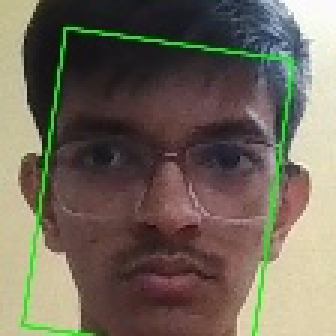
#> input picture face_db/students/23CS001/aligned/aligned_img_01.jpg, 112 x 112 px, found by its file name (shown 3 times larger); its folder holds only this picture in this run
$ python recognize_two_step.py   (older library calls are emulated)
#> lines starting #> are read from the running program, lines starting #| are printed output that depends on the picture; long printed decimals are rounded
#> further down, img is the input picture: shape (112, 112, 3); mean B, G, R 90.1, 103.9, 112.5
### face_quality.py
import cv2
import os
import json
import numpy as np
import matplotlib.pyplot as plt

# ---- Metric functions ----
def blur_score(face_img):
    gray = cv2.cvtColor(face_img, cv2.COLOR_BGR2GRAY)
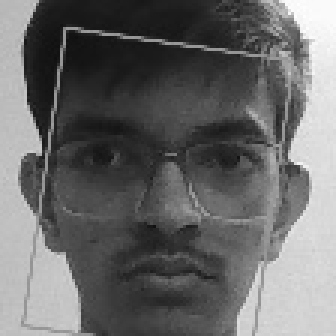
#> gray: shape (112, 112) (shown 3 times larger); min 15, max 254, mean 104.9
    return cv2.Laplacian(gray, cv2.CV_64F).var()

def exposure_score(face_img):
    gray = cv2.cvtColor(face_img, cv2.COLOR_BGR2GRAY)
    return np.mean(gray) / 255.0

def face_size_score(face_img, orig_img_shape):
    face_area = face_img.shape[0] * face_img.shape[1]
    total_area = orig_img_shape[0] * orig_img_shape[1]
    return face_area / total_area

def compute_quality(face_img, orig_img_shape=None,
                    blur_thresh=100.0, size_thresh=0.02,
                    exposure_low=0.3, exposure_high=0.7):
    blur = blur_score(face_img)
#> blur = 2080.1
    exposure = exposure_score(face_img)
#> exposure = 0.411
    size = face_size_score(face_img, orig_img_shape) if orig_img_shape is not None else 1.0
#> size = 1

    blur_norm = min(blur / blur_thresh, 1.0)
#> blur_norm = 1
    size_norm = min(size / size_thresh, 1.0)
#> size_norm = 1
    exposure_norm = np.clip((exposure - exposure_low) / (exposure_high - exposure_low), 0, 1)
#> exposure_norm = 0.279

    quality_score = 0.4*blur_norm + 0.3*size_norm + 0.3*exposure_norm
#> quality_score = 0.784

    flags = {
        'blurred': blur < blur_thresh,
        'small': size < size_thresh,
        'underexposed': exposure < exposure_low,
        'overexposed': exposure > exposure_high
    }
#> flags = {'blurred': False, 'small': False, 'underexposed': False, 'overexposed': False}
    flags = {k: bool(v) for k, v in flags.items()}

    return float(quality_score), flags

# ---- Dataset processing ----
students_dir = r"D:\SMART ATTENDANCE\face_db\students"

for student_id in os.listdir(students_dir):
    student_path = os.path.join(students_dir, student_id, "aligned")
    if not os.path.isdir(student_path):
        continue

    results = {}
    blur_flags, small_flags, underexp_flags, overexp_flags = [], [], [], []

    for img_name in os.listdir(student_path):
        img_path = os.path.join(student_path, img_name)
        img = cv2.imread(img_path)
        if img is None:
            continue
        score, flags = compute_quality(img, orig_img_shape=img.shape)
#> score = 0.784
        results[img_name] = {'score': score, 'flags': flags}

        blur_flags.append(flags['blurred'])
        small_flags.append(flags['small'])
        underexp_flags.append(flags['underexposed'])
        overexp_flags.append(flags['overexposed'])

    # ---- Save JSON per student ----
    json_path = os.path.join(students_dir, student_id, "face_quality_scores.json")
    with open(json_path, "w") as f:
        json.dump(results, f, indent=4)
    print(f"[INFO] Saved JSON for {student_id} → {json_path}")

    # ---- Optional histogram per student ----
    plt.figure(figsize=(12,5))
    plt.subplot(1,4,1); plt.hist(blur_flags, bins=2); plt.title('Blurred')
    plt.subplot(1,4,2); plt.hist(small_flags, bins=2); plt.title('Small')
    plt.subplot(1,4,3); plt.hist(underexp_flags, bins=2); plt.title('Underexposed')
    plt.subplot(1,4,4); plt.hist(overexp_flags, bins=2); plt.title('Overexposed')
    hist_path = os.path.join(students_dir, student_id, "face_quality_hist.png")
    plt.savefig(hist_path)
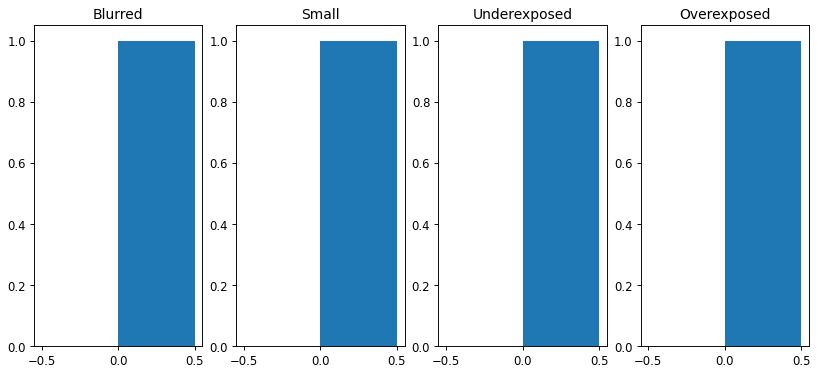
#> figure drawn by matplotlib, 4 panels
    plt.close()
    print(f"[INFO] Saved histogram for {student_id} → {hist_path}")

### recognize_two_step.py
import cv2
import os
import json
from face_quality import compute_quality  # Import the compute_quality function

# --- ArcFace and FAISS initialization (dummy) ---
# Make sure these are imported and initialized as per your setup.
# import arcface_model
# from faiss import Index

# --- FAISS and student ID setup ---
student_ids = ["23CS001", "23CS002", "23CS004_John_Doe"]  # Example student IDs

# Dummy function to represent face recognition logic (for demonstration purposes)
def recognize_face(face_img, quality_score):
    # Placeholder function to perform face recognition based on the quality score
    # Here you would load your face recognition model and perform the actual matching.

    # Example recognition based on face quality score
    if quality_score > 0.75:
        return "Recognized Student", 0.95, "ArcFace"
    else:
        return "unknown", None, "ArcFace"

# --- Recognition and Processing ---
students_dir = r"D:\SMART ATTENDANCE\face_db\students"
for student_id in os.listdir(students_dir):
    student_path = os.path.join(students_dir, student_id, "aligned")
    if not os.path.isdir(student_path):
        continue

    for img_name in os.listdir(student_path):
        img_path = os.path.join(student_path, img_name)
        img = cv2.imread(img_path)
        if img is None:
            continue

        # Compute quality score for each face
        quality_score, flags = compute_quality(img, orig_img_shape=img.shape)
#> quality_score = 0.784

        # Print debug info
        print(f"[INFO] Quality score for {img_name}: {quality_score}, Flags: {flags}")
#| [INFO] Quality score for aligned_img_01.jpg: 0.7836, Flags: {'blurred': False, 'small': False, 'underexposed': False, 'overexposed': False}

        # Perform face recognition based on quality score
        name, confidence, method = recognize_face(img, quality_score)
#> name = 'Recognized Student'; confidence = 0.95; method = 'ArcFace'

        # Print recognition results
        print(f"[INFO] Recognition result for {img_name}: Name: {name}, Confidence: {confidence}, Method: {method}")
#| [INFO] Recognition result for aligned_img_01.jpg: Name: Recognized Student, Confidence: 0.95, Method: ArcFace

        # --- Save recognition results ---
        result_json_path = os.path.join(student_path, f"recognition_results_{img_name}.json")
        with open(result_json_path, "w") as f:
            json.dump({"name": name, "confidence": confidence, "method": method}, f, indent=4)
        print(f"[INFO] Saved recognition results for {img_name} → {result_json_path}")
